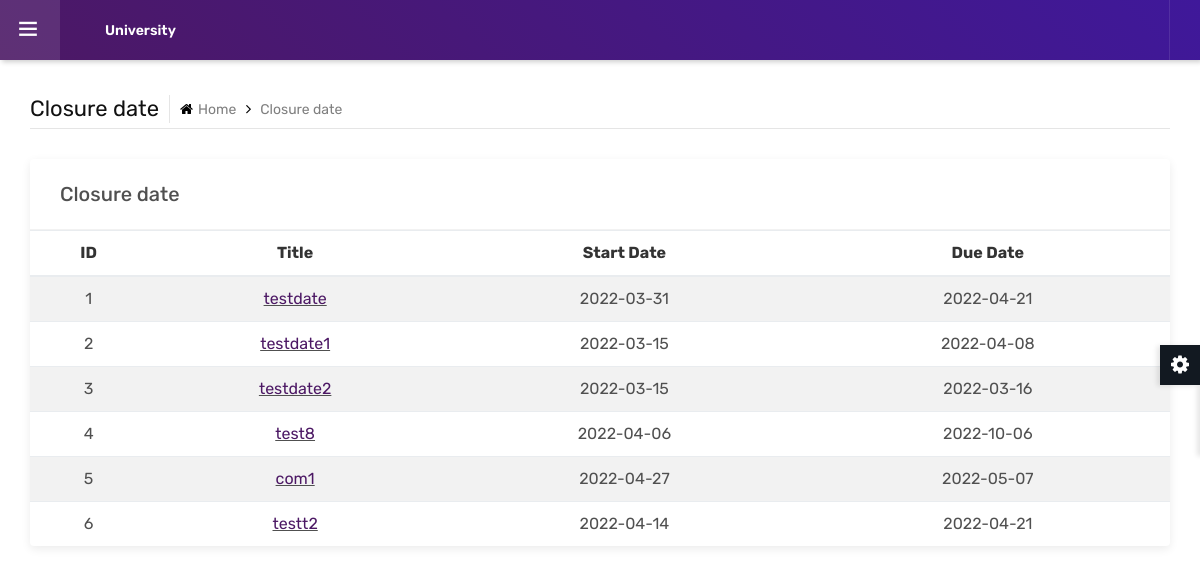
Page /StaffFile.php on the committed database.
### tables this page shows
CREATE TABLE `closure_data` (
  `ClosureID` int(11) NOT NULL,
  `ClosureTitle` varchar(50) NOT NULL,
  `FirstClosureDate` date NOT NULL,
  `FinalClosureDate` date NOT NULL
);

### StaffFile.php (the view, shortened to what this page needs)
<?php
include("connect.php");
$select="SELECT * FROM closure_data";
	$result=mysqli_query($connect,$select);
 ?>
<!DOCTYPE html>
<html lang="en">
<head>
	<link rel="stylesheet" type="text/css" href="css/assets.css">
	<link rel="stylesheet" type="text/css" href="vendors/calendar/fullcalendar.css">
	<link rel="stylesheet" type="text/css" href="css/typography.css">
	<link rel="stylesheet" type="text/css" href="css/shortcodes/shortcodes.css">
	<link rel="stylesheet" type="text/css" href="css/style.css">
	<link rel="stylesheet" type="text/css" href="css/dashboard.css">
	<link class="skin" rel="stylesheet" type="text/css" href="css/color/color-1.css">
</head>
<body class="ttr-opened-sidebar ttr-pinned-sidebar">
	<?php
		include("StaffHeader.php");
	 ?>
	<main class="ttr-wrapper">
		<div class="container-fluid">
			<div class="db-breadcrumb">
				<h4 class="breadcrumb-title">Closure date</h4>
				<ul class="db-breadcrumb-list">
					<li><a href="#"><i class="fa fa-home"></i>Home</a></li>
					<li>Closure date</li>
				</ul>
			</div>
			<div class="row">
				<div class="col-lg-12 m-b30">
					<div class="widget-box">
						<div class="wc-title">
									<span class="k">Closure date</span>
							</div>
							<div class="widget-inner-a">
							<table class="table table-hover table-striped table-vcenter text-nowrap mb-0">
                                    <thead>
                                        <tr>
                                            <th>ID</th>
                                            <th>Title</th>
                                            <th>Start Date</th>
                                            <th colspan="1">Due Date</th>
                                        </tr>
                                    </thead>
                                    <tbody>
                                    	<?php while ($row = mysqli_fetch_object($result)) { ?>
                                        <tr>
                                            <td><?php echo $row->ClosureID;?></td>
                                            <td><u><?php echo '<a href="StaffFileList.php?ClosureID='.$row->ClosureID.'">'.$row->ClosureTitle.'</a>'; ?></u></td>
                                            <td><?php echo $row->FirstClosureDate;?></td>
                                            <td><?php echo $row->FinalClosureDate;?></td>
                                        </tr>
                                        <?php } ?>
                                    </tbody>
                                </table>
						</div>
						</div>
			</div>
		</div>
	</main>
</body>
</html>

### css/typography.css (style rules this page uses)
body { background-color: #fff; font-family: Rubik; font-size: 16px; font-weight: 400; color:#505050; padding: 0; margin: 0; overflow-x: hidden; -webkit-font-smoothing: antialiased; font-smoothing: antialiased; -moz-osx-font-smoothing: grayscale; scroll-behavior: smooth; }
a { color: #6f6f6f; outline: 0 none; text-decoration: none; }
section, article, aside, details, figcaption, figure, footer, header, hgroup, main, menu, nav, summary { display: block; }
table { background-color: transparent; width: 100%; }
table thead th { color: #333; }
table td { padding: 15px 10px; }
p, address, pre, hr, ul, ol, dl, dd, table { margin-bottom: 24px; }
h1, h2, h3, h4, h5, h6 { color: #111111; font-family: rubik; margin-top:0; }
h4 { font-size: 22px; line-height: 28px; margin-bottom: 15px; font-weight: 500; }
dl, ul, ol { list-style-position: outside; padding: 0; }
ul, ol { margin-bottom: 24px; }
ul li, ol li { padding: 0; }
.m-b30 { margin-bottom: 30px; }

### css/dashboard.css (style rules this page uses)
.ttr-pinned-sidebar.ttr-opened-sidebar .ttr-wrapper { margin-left: 300px; }
.ttr-pinned-sidebar .ttr-wrapper { margin-left: 0; }
.ttr-wrapper { padding-top: 95px; -webkit-transition: margin 200ms cubic-bezier(0.215, 0.610, 0.355, 1.000); -moz-transition: margin 200ms cubic-bezier(0.215, 0.610, 0.355, 1.000); -o-transition: margin 200ms cubic-bezier(0.215, 0.610, 0.355, 1.000); transition: margin 200ms cubic-bezier(0.215, 0.610, 0.355, 1.000); }
.ttr-wrapper { padding-left:15px; padding-right:15px; }
.db-breadcrumb { display:flex; align-items: center; border-bottom: 1px solid rgba(0,0,0,0.1); padding-bottom: 5px; margin-bottom: 30px; }
.db-breadcrumb-list { list-style:none; margin:0; padding:0; }
.breadcrumb-title { margin-bottom: 0; font-weight: 400; border-right: 1px solid rgba(0,0,0,0.1); padding-right: 10px; margin-right: 10px; line-height: 28px; }
.db-breadcrumb-list li { display: inline-block; color: #7f7f7f; font-size: 14px; padding: 0 20px 0px 0; position:relative; }
.db-breadcrumb-list li i { margin-right:5px; color:#000; }
.db-breadcrumb-list li a { color:#7f7f7f; }
.db-breadcrumb-list li:last-child { padding-right:0; }
.db-breadcrumb-list li:after { font-family: FontAwesome; content: "\f105"; position: absolute; color: #000; right: 5px; font-size: 15px; top: -1px; }
.db-breadcrumb-list li:last-child:after { content:none; }
.widget-box { background-color: #fff; box-shadow:0 3px 10px 0px rgba(0,0,0,.08); border-radius: 4px; height: 100%; }
.widget-box .wc-title { border-bottom:1px solid rgba(0,0,0,0.05); padding:20px 30px; }
@media only screen and (max-width: 1200px) { .ttr-pinned-sidebar .ttr-wrapper { margin-left: 310px; } }
@media only screen and (max-width: 1200px) { .ttr-pinned-sidebar.ttr-opened-sidebar .ttr-wrapper { margin-left: 0; } }

### css/color/color-1.css (style rules this page uses)
:root { --primary: #4c1864; --sc-primary: #4d0a91; }
a,.text-primary,.primary li:before,.menu-links .nav > li.active > a,.menu-links .nav > li:hover > a,.menu-links .nav > li .mega-menu > li ul a:hover,.menu-links .nav > li .sub-menu li:hover > a,footer a:active,footer a:focus,footer a:hover,footer h1 a,footer h2 a,footer h3 a,footer h4 a,footer h5 a,footer h6 a,footer p a,.testimonial-1 .testimonial-position,.acod-head a:after,.acod-head a,.acod-head a:hover,.acod-head a.collapsed:hover,.ttr-tabs .nav-tabs > li > a i,h1 a:hover,h2 a:hover,h3 a:hover,h4 a:hover,h5 a:hover,h6 a:hover,.btn.outline,.btn-link:hover { color: #4c1864; }

### css/shortcodes/form.css (style rules this page uses)
a, .ttr-box, .btn, .form-control, .ov-box, .overlay-icon li a i, .feature-box-xl, .feature-box-lg, .feature-box-md, .feature-box-sm, .feature-box-xs, .navbar-toggler, .menu-logo, .menu-links .nav > li > a, .secondary-menu { -webkit-transition: all 0.2s linear; -moz-transition: all 0.2s linear; -ms-transition: all 0.2s linear; -o-transition: all 0.2s linear; transition: all 0.2s linear; }

### css/shortcodes/breadcrumb.css (style rules this page uses)
.table > tbody > tr > td, .table > tbody > tr > th, .table > tfoot > tr > td, .table > tfoot > tr > th, .table > thead > tr > td, .table > thead > tr > th { padding: 10px; }

### StaffFile.php (style rules this page uses)
.k { font-weight: 450; font-size: 20px; }
.widget-inner-a .table thead tr th { text-align: center; }
.widget-inner-a .table { text-align: center; }

### rows in the picture
closure_data: ClosureID "1", ClosureTitle "testdate", FirstClosureDate "2022-03-31", FinalClosureDate "2022-04-21"
closure_data: ClosureID "2", ClosureTitle "testdate1", FirstClosureDate "2022-03-15", FinalClosureDate "2022-04-08"
closure_data: ClosureID "3", ClosureTitle "testdate2", FirstClosureDate "2022-03-15", FinalClosureDate "2022-03-16"
closure_data: ClosureID "4", ClosureTitle "test8", FirstClosureDate "2022-04-06", FinalClosureDate "2022-10-06"
closure_data: ClosureID "5", ClosureTitle "com1", FirstClosureDate "2022-04-27", FinalClosureDate "2022-05-07"
closure_data: ClosureID "6", ClosureTitle "testt2", FirstClosureDate "2022-04-14", FinalClosureDate "2022-04-21"
